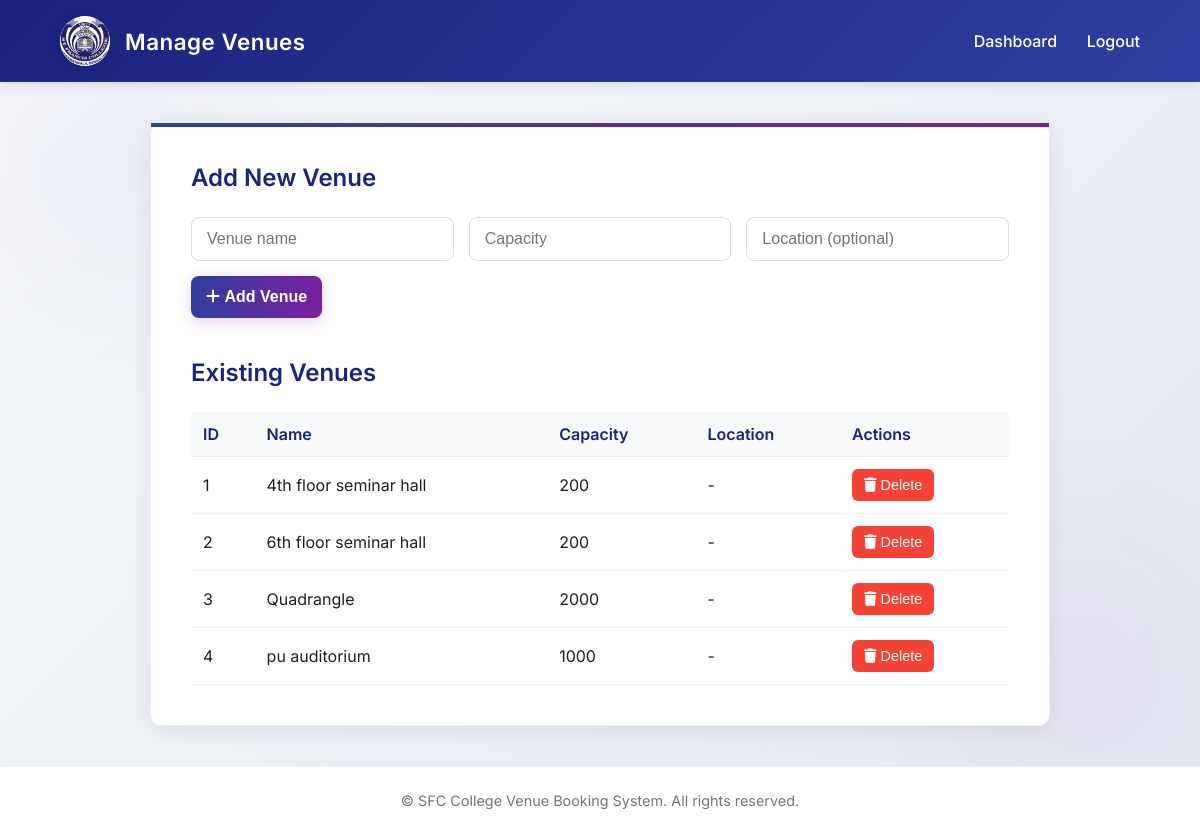
The app's page /admin/venues (signed in) with its own data.
### models.py (models this page shows)
class Venue(db.Model):
    __tablename__ = 'venue'
    __table_args__ = {'extend_existing': True}
    id = db.Column(db.Integer, primary_key=True)
    name = db.Column(db.String(100), unique=True, nullable=False)
    capacity = db.Column(db.Integer, nullable=False)
    location = db.Column(db.String(100), nullable=True)

### app.py (the view)
@app.route("/admin/venues")
def admin_venues():
    if session.get("user") and session["user"]["role"] == "admin":
        venues = Venue.query.order_by(Venue.name.asc()).all()
        return render_template("admin_venues.html", title="Manage Venues", venues=venues)
    flash("Access denied", "danger")
    return redirect(url_for("login"))

### templates/admin_venues.html (shortened to what this page needs)
<!DOCTYPE html>
<html lang="en">
<head>
    <link rel="stylesheet" href="https://cdnjs.cloudflare.com/ajax/libs/font-awesome/6.4.0/css/all.min.css">
</head>
<body>
    <header>
        <div class="brand">
            <div class="logo">
  <img src="{{ url_for('static', filename='images/college_logo.png') }}" alt="Logo" style="width:100%; height:100%; object-fit:cover; border-radius:50%;">
</div>
            <div class="brand-text">Manage Venues</div>
        </div>
        <nav class="nav">
            <a href="/admin">Dashboard</a>
            <a href="/logout">Logout</a>
        </nav>
    </header>
    <main>
        <div class="container">
            <div class="card">
                <h2>Add New Venue</h2>
                <form class="row" method="POST" action="/admin/venues/add">
                    <input name="name" placeholder="Venue name" required>
                    <input name="capacity" type="number" placeholder="Capacity" required>
                    <input name="location" placeholder="Location (optional)">
                    <button type="submit">
                        <i class="fa fa-plus"></i>&nbsp;Add Venue
                    </button>
                </form>
                <h2 style="margin-top: 40px;">Existing Venues</h2>
                <table>
                    <thead>
                        <tr>
                            <th>ID</th>
                            <th>Name</th>
                            <th>Capacity</th>
                            <th>Location</th>
                            <th>Actions</th>
                        </tr>
                    </thead>
                    <tbody>
                        {% for v in venues %}
                        <tr>
                            <td>{{ v.id }}</td>
                            <td>{{ v.name }}</td>
                            <td>{{ v.capacity }}</td>
                            <td>{{ v.location or '-' }}</td>
                            <td>
                                <form class="inline" method="POST" action="/admin/venues/delete/{{ v.id }}">
                                    <button onclick="return confirm('Delete venue {{ v.name }}?')">
                                        <i class="fa fa-trash"></i>&nbsp;Delete
                                    </button>
                                </form>
                            </td>
                        </tr>
                        {% else %}
                        <tr>
                            <td colspan="5" style="text-align:center; color: var(--text-light);">No venues found.</td>
                        </tr>
                        {% endfor %}
                    </tbody>
                </table>
            </div>
        </div>
    </main>
    <footer>
        © SFC College Venue Booking System. All rights reserved.
    </footer>
</body>
</html>

### templates/admin_venues.html (style rules this page uses)
:root { --primary-dark: #1a237e; --primary-medium: #303f9f; --primary-light: #7986cb; --accent-color: #7b1fa2; --accent-light: #9c27b0; --text-dark: #212121; --text-light: #757575; --background: #ffffff; --card-bg: #f8f9fa; --shadow: 0 4px 20px rgba(0, 0, 0, 0.08); --border-radius: 12px; --success: #4CAF50; --error: #f44336; }
* { margin: 0; padding: 0; box-sizing: border-box; }
body { font-family: 'Inter', sans-serif; background: linear-gradient(135deg, #f5f7fa 0%, #e4e8f0 100%); color: var(--text-dark); min-height: 100vh; display: flex; flex-direction: column; }
header { background: linear-gradient(135deg, var(--primary-dark) 0%, var(--primary-medium) 100%); padding: 16px 5%; display: flex; justify-content: space-between; align-items: center; box-shadow: 0 2px 10px rgba(0, 0, 0, 0.1); color: white; }
.brand { display: flex; align-items: center; gap: 15px; }
.logo { width: 50px; height: 50px; border-radius: 50%; overflow: hidden; display: flex; align-items: center; justify-content: center; background: white; box-shadow: 0 4px 15px rgba(0, 0, 0, 0.1); }
.brand-text { font-size: 1.4rem; font-weight: 600; color: white; letter-spacing: 0.5px; }
.nav a { color: white; margin-left: 25px; text-decoration: none; font-weight: 500; position: relative; padding: 8px 0; transition: all 0.3s ease; }
.nav a::after { content: ''; position: absolute; width: 0; height: 2px; bottom: 0; left: 0; background: white; transition: width 0.3s ease; }
main { flex: 1; padding: 40px 5%; display: flex; justify-content: center; align-items: flex-start; }
.container { width: 100%; max-width: 900px; }
.card { background: var(--background); border-radius: var(--border-radius); padding: 40px; box-shadow: var(--shadow); border: 1px solid rgba(0, 0, 0, 0.05); position: relative; }
.card::before { content: ''; position: absolute; top: 0; left: 0; width: 100%; height: 4px; background: linear-gradient(90deg, var(--primary-medium), var(--accent-color)); }
h2 { font-size: 1.5rem; font-weight: 600; color: var(--primary-dark); margin-bottom: 25px; }
.row { display: flex; gap: 15px; margin-bottom: 20px; flex-wrap: wrap; }
.row input, .row button { padding: 12px 15px; border: 1px solid #ddd; border-radius: 8px; font-size: 1rem; flex: 1; }
.row button { background: linear-gradient(90deg, var(--primary-medium), var(--accent-color)); color: white; border: none; font-weight: 600; cursor: pointer; transition: all 0.3s ease; box-shadow: 0 4px 15px rgba(123, 31, 162, 0.2); flex: 0; white-space: nowrap; }
table { width: 100%; border-collapse: collapse; margin-top: 25px; }
th, td { padding: 12px; text-align: left; border-bottom: 1px solid #eee; }
th { background-color: var(--card-bg); color: var(--primary-dark); font-weight: 600; }
.inline { display: inline-block; }
.inline button { background: #f44336; color: white; border: none; padding: 8px 12px; border-radius: 6px; cursor: pointer; font-size: 0.9rem; transition: background 0.3s ease; }
footer { text-align: center; padding: 25px 20px; color: var(--text-light); font-size: 0.9rem; border-top: 1px solid rgba(0, 0, 0, 0.05); background: var(--background); }

### records on screen
Venue: id "1", name "4th floor seminar hall", capacity "200", location "-"
Venue: id "2", name "6th floor seminar hall", capacity "200", location "-"
Venue: id "3", name "Quadrangle", capacity "2000", location "-"
Venue: id "4", name "pu auditorium", capacity "1000", location "-"
